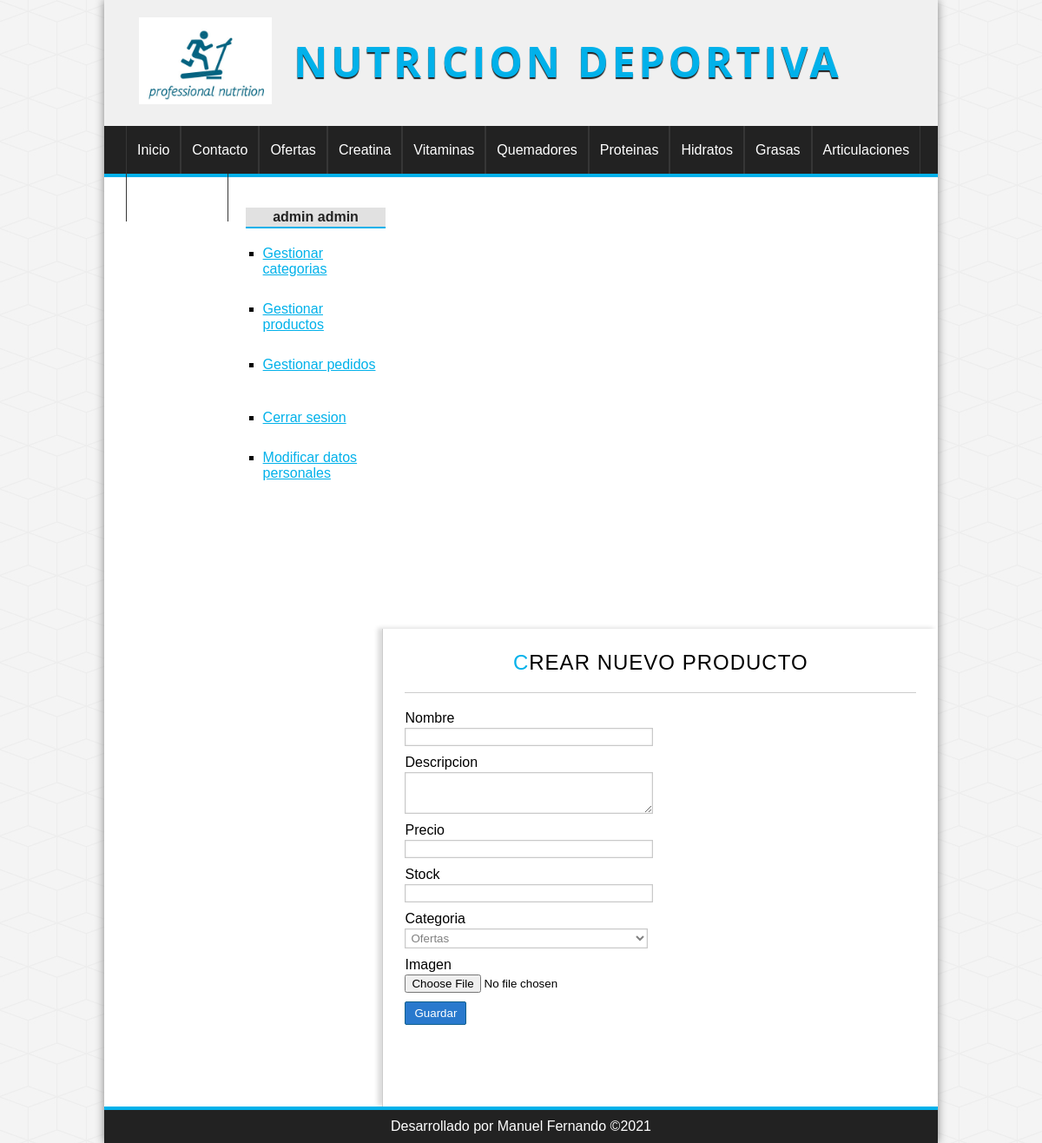
Screenshot of /producto/crear (signed in) with the database file from the repository.
### tables this page shows
CREATE TABLE IF NOT EXISTS `categorias` (
  `id` int(255) NOT NULL AUTO_INCREMENT,
  `nombre` varchar(100) NOT NULL,
  PRIMARY KEY (`id`)
);

### config/db.php (called while the page is built)
<?php
 class Database {
     public static function connect(){
      try{
        $db = new mysqli('localhost', 'root', '' , 'tienda_nutricion');
        $db->query("SET NAME 'utf8'");
      }catch(Exception $e){
            die($e->getMessage());
      }
         return $db;
     }
 }
?>

### helpers/utils.php (called while the page is built, shortened)
<?php
class Utils{
    public static function showCategorias(){
        require_once 'models/categoria.php';
        $categoria = new Categoria();
        $categorias = $categoria->getAll();
        return $categorias;
    }
}
?>

### models/categoria.php (called while the page is built, shortened)
<?php
class Categoria{
    private $db;
    public function  __construct(){
        $this->db = Database::connect();
    }
    public function getAll(){
        $categorias = $this->db->query("SELECT * FROM categorias ORDER BY id DESC");
        return $categorias;
    }
}
?>

### controllers/ProductoController.php (called while the page is built, shortened)
<?php
class ProductoController
{
        public function crear()
       {
           require_once 'views/producto/crear.php';
        }
}

### views/producto/crear.php (the view, shortened to what this page needs)
<?php if(isset($edit) && isset($pro) && is_object($pro)): ?>
    <h1 class="form_title">E<span>DITAR PRODUCTO: </span><?=$pro->nombre?></h1>
    <?php $url_action =base_url."producto/save&id=".$pro->id;?>
<?php else: ?>
    <h1 class="form_title">C<span>REAR NUEVO PRODUCTO</span></h1>
    <?php $url_action = base_url."producto/save";?>
<?php endif; ?>
<div class="form_container">
    <form action="<?=$url_action?>" method="POST" enctype="multipart/form-data">
        <label for="nombre">Nombre</label>
        <input type="text" name="nombre" value="<?=isset($pro) && is_object($pro) ? $pro->nombre : '' ?>" />
        <label for="descripcion">Descripcion</label>
        <textarea name="descripcion"><?=isset($pro) && is_object($pro) ? $pro->descripcion : '' ?></textarea >
        <label for="precio">Precio</label>
        <input type="number" step="0.01" name="precio" value="<?=isset($pro) && is_object($pro) ? $pro->precio : '' ?>"/>
        <label for="stock">Stock</label>
        <input type="number" name="stock" value="<?=isset($pro) && is_object($pro) ? $pro->stock : '' ?>"/>
        <label for="categoria">Categoria</label>
        <?php $categorias = Utils::showCategorias(); ?>
        <select name="categoria">
            <?php while($cat = $categorias->fetch_object()) :?>
            <option value="<?=$cat->id?>"<?=isset($pro) && is_object($pro) &&  $cat->id == $pro->categoria_id ? 'selected' : ''; ?>>
                <?=$cat->nombre?>
            </option>
            <?php endwhile; ?>
        </select>
        <label for="imagen">Imagen</label>
        <input type="file" name="imagen" />
        <input type="submit" value="Guardar" />
    </form>
</div>

### views/layout/header.php (shortened to what this page needs)
<!DOCTYPE html>
<html lang="en">
<head>
    <link rel="stylesheet" href="<?=base_url?>assets/css/styles1.css" />
</head>
<body>
    <div id="container">
        <header id="header">
            <div id="logo">
                <img src="<?=base_url?>assets/img/logo1.jpg" alt="logo tienda" />
                <a href="<?=base_url?>">Nutricion deportiva</a>
            </div>
        </header>
        <?php $categorias = Utils::showCategorias();?>
        <nav id="menu">
            <ul>
                <li>
                    <a href="<?=base_url?>">Inicio</a>
                </li>
                <li>
                    <a href="<?=base_url?>usuario/contact">Contacto</a>
                </li>
                <?php while($cat = $categorias->fetch_object()) :?>
                <li>
                    <a href="<?=base_url?>categoria/ver&id=<?=$cat->id?>"><?=$cat->nombre?></a>
                </li>
                <?php endwhile; ?>
            </ul>
        </nav>
        <div id="content">

### assets/css/styles1.css (style rules this page uses)
* { padding: 0px; margin: 0px; font-family: sans-serif, Helvetica, Arial; }
body { background: url(../img/cubes.png); }
a { color: #01B1EA; }
#container { width: 80%; margin: 0px auto; box-shadow: 0px 0px 10px gray; background: white; }
#header { height: 145px; background: #F0F0F0; }
#logo { padding: 20px; margin-left: 20px; float:left; }
#logo img { float:left; height: 100px; }
#logo a { float:left; font-size: 48px; letter-spacing: 4px; font-family: 'Open Sans', Helvetica, Arial; text-transform: uppercase; color: #01B1EA; font-weight: bold; text-decoration: none; margin-top: 18px; margin-left: 25px; text-shadow: 0px 2px 1px #222222; transition: all 300ms; }
#menu { clear:both; background: #222; color: white; height: 55px; border-bottom: 4px solid #01B1EA; }
#menu ul { list-style: none; text-decoration: none; margin: 0px auto; margin-left: 25px; }
#menu ul li { line-height: 55px; float:left; border-right: 1px solid #363636; }
#menu a { display: block; color: white; text-decoration: none; padding-left: 12px; padding-right: 12px; transition: all 300ms; }
#menu a:first-child { border-left: 1px solid #363636; }
#content { margin: 0px auto; overflow: hidden; background: white; }
.form_container { width: 50%; }
label, input[type="text"], input[type="password"], input[type="email"], input[type="number"], select, textarea { display:block; width: 95%; margin-top: 2px; margin-bottom: 2px; }
input[type="text"], input[type="password"], input[type="email"], input[type="number"], select, textarea { border: 1px solid #C9C9C9; box-shadow: 0px 0px 2px #ccc inset; background: white; padding: 2px; color: gray; transition: all 300ms; }
input[type="button"], input[type="submit"], button, .button { display: block; border-radius: 2px; width: auto; padding: 5px; padding-left: 10px; padding-right: 10px; color: white; background: #2979CD; border: 1px solid #11608E; cursor:pointer; }
label, input[type="button"], input[type="submit"], button { display:block; margin-top: 10px; }
#central h1 { font-size: 24px; font-weight: normal; letter-spacing: 1px; text-align: center; border-bottom: 1px solid #ccc; margin-bottom: 20px; padding: 20px; padding-top: 0px; }
.form_title { font-weight: normal; font-family: sans-serif; color: #01B1EA; padding: 10px; }
.form_title span { color:black; }
textarea { font-size: large; color:black; }

### rows the page displays
categorias: nombre "Ofertas"
categorias: nombre "Creatina"
categorias: nombre "Vitaminas"
categorias: nombre "Quemadores"
categorias: nombre "Proteinas"
categorias: nombre "Hidratos"
categorias: nombre "Grasas"
categorias: nombre "Articulaciones"

### other values shown
$_SESSION['identity']->nombre "admin"
$_SESSION['identity']->apellidos "admin"
form field categoria "Ofertas"
